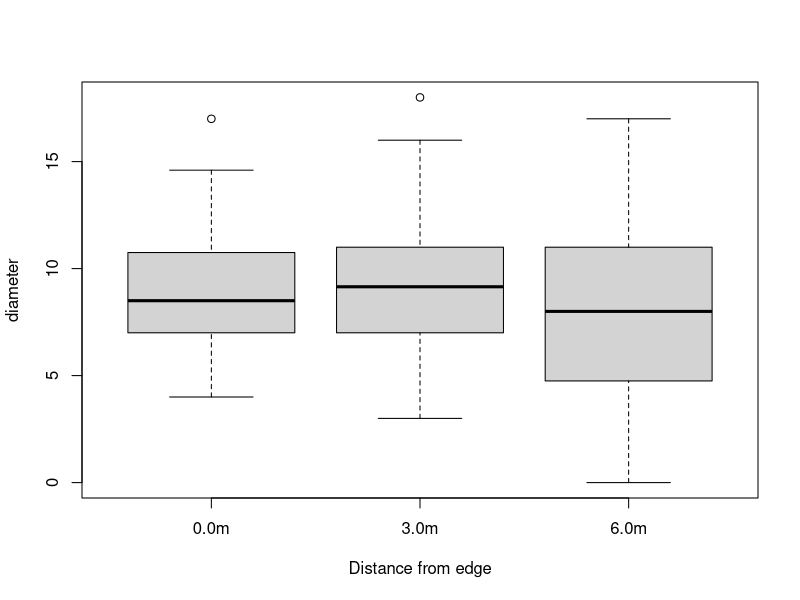
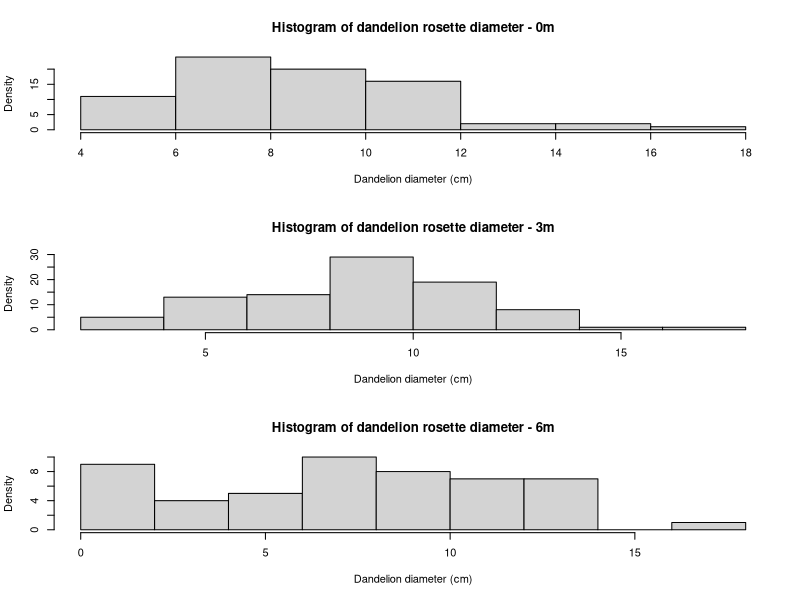
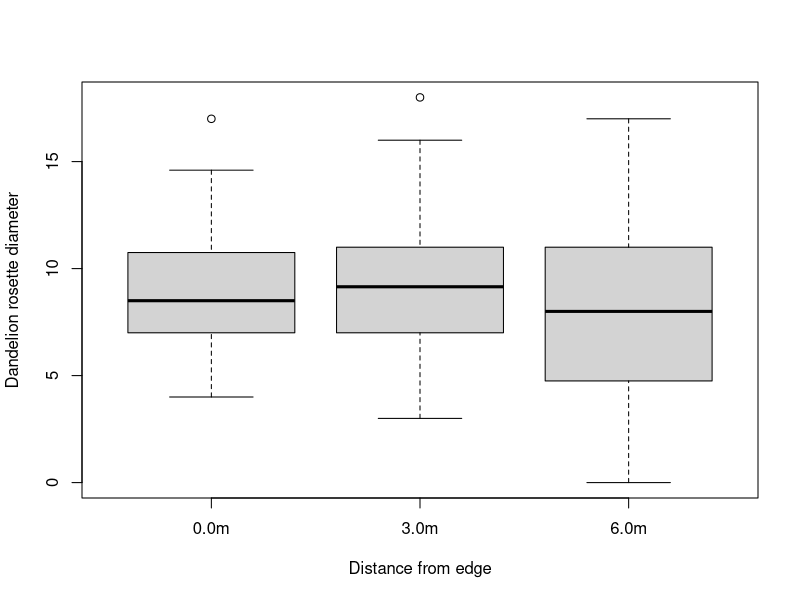
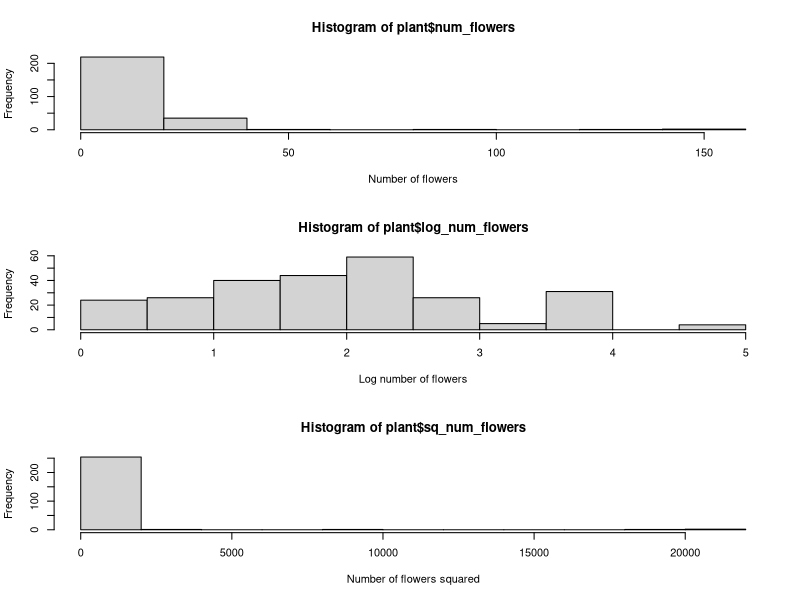
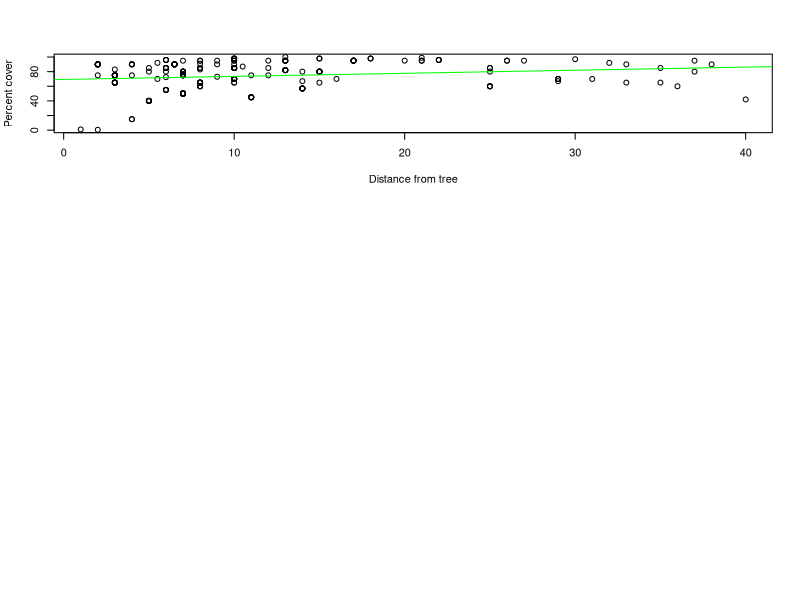

These charts were generated, in order, by the following R code:
## ---- chunk 1
knitr::opts_chunk$set(echo = TRUE)

## ---- chunk 2
library(readr)
library(tidyverse)
library(ggplot2)

guppies <- read_csv("guppies.csv")
lynx <- read_csv("lynx_data.csv")
plant <- read_csv("plant_data.csv")

install.packages("ggplot2")
library(ggplot2)


## ---- chunk 3
# read in data
plant <- read.csv("plant_data.csv")

# look at data
#View(plant)
dim(plant)
summary(plant)

# answer question

# A. Describe the shape for different distances

par(mfrow = c(3,1)) # view 3 rows in 1 column

# HINT

#hist(DATAFRAME$VARIABLE1[DATAFRAME$VARIABLE2 == "0.0m"], xlab = "TITLE", ylab = "TITLE,  main = "TITLE)

#hist(DATAFRAME$VARIABLE1[DATAFRAME$VARIABLE2 == "3.0m"], xlab = "TITLE", ylab = "TITLE, main = "TITLE)

#hist(DATAFRAME$VARIABLE1[DATAFRAME$VARIABLE2 == "6.0m"], xlab = "TITLE", ylab = "TITLE, main = "TITLE")

par(mfrow = c(1,1)) # reset

# Make a boxplot to look at spread

#HINT
#boxplot(Y ~ X, DATAFRAME, xlab = "TITLE", ylab = "TITLE", main = "TITLE")

boxplot(plant$dand_rosette_diam_cm ~ plant$dist_from_edge_m, xlab = "Distance from edge", ylab = "diameter")

## ---- chunk 4
# A

par(mfrow = c(3,1))
# 0 meters
hist(plant$dand_rosette_diam_cm[plant$dist_from_edge_m == "0.0m"],xlab = "Dandelion diameter (cm)", ylab="Density", main = "Histogram of dandelion rosette diameter - 0m")

# 3 meters
hist(plant$dand_rosette_diam_cm[plant$dist_from_edge_m == "3.0m"], xlab="Dandelion diameter (cm)", ylab="Density", main = "Histogram of dandelion rosette diameter - 3m")

# 6 meters
hist(plant$dand_rosette_diam_cm[plant$dist_from_edge_m == "6.0m"], xlab="Dandelion diameter (cm)", ylab="Density", main = "Histogram of dandelion rosette diameter - 6m")

par(mfrow = c(1,1))
# look at "tails", where are they pointing
# all look slightly skewed, with right skewed tails

# B
# Make a boxplot of dandelion rosette diameter
boxplot(dand_rosette_diam_cm ~ dist_from_edge_m, plant, xlab="Distance from edge",
		ylab="Dandelion rosette diameter")

# not confident true effect

par(mfrow = c(1,1))


## ---- chunk 5
# A

# First, transform data (i.e. make 2 new columns in plant data frame)
# Then, make 3 histograms 
  # num_leaves
  # log_leaves
  # sq_leaves


# transform data


# HINT


# log transform
# DATAFRAME$LOG_VARIABLE = log(DATAFRAME$VARIABLE + 1)

# square transform 
# DATAFRAME$SQ_VARIABLE = DATAFRAME$VARIABLE^2

# look at distribution 

# HINT

par(mfrow = c(3,1))
#hist(DATAFRAME$VARIABLE,  xlab = "TITLE", ylab = "TITLE", main = "TITLE")
#hist(DATAFRAME$LOG_VARIABLE, xlab = "TITLE", ylab = "TITLE, main = "TITLE")
#hist(DATAFRAME$SQ_VARIABLE,  xlab = "TITLE", ylab = "TITLE, main = "TITLE")
## ---- chunk 6

plant$log_num_flowers = log(plant$num_flowers + 1)
plant$sq_num_flowers = plant$num_flowers^2


par(mfrow = c(3,1))
hist(plant$num_flowers, xlab="Number of flowers")
hist(plant$log_num_flowers, xlab="Log number of flowers")
hist(plant$sq_num_flowers, xlab="Number of flowers squared")
## ---- chunk 7

plant <- read_csv("plant_data.csv")
# A. what trend do you notice in the data?

# HINT
# plot(DATAFRAME$VARIABLE1 ~ DATAFRAME$VARIABLE2, xlab = "TITLE", ylab = "TITLE, main = "TITLE")

# fit <- lm(DATAFRAME$VARIABLE1 ~ DATAFRAME$VARIABLE2, data = DATAFRAME)
# abline(fit, col = "CHOOSECOLOR")

## ---- chunk 8
# how you would code this in R
plot(plant$percent_cover ~ plant$dist_from_tree_m, xlab="Distance from tree", ylab="Percent cover")

fit <- lm(plant$percent_cover ~ plant$dist_from_tree_m, data=plant)
abline(fit,col="green")
